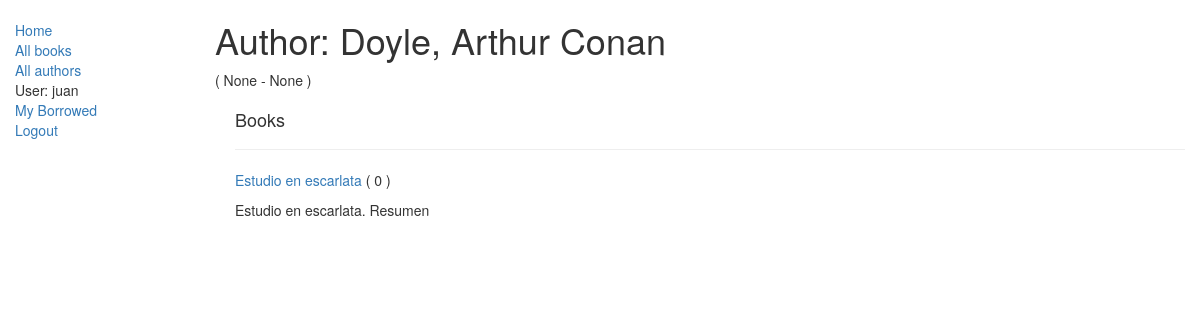
Screenshot of /catalog/author/13 (signed in) with the database file from the repository.
### catalog/models.py (models this page shows, shortened)
class Author(models.Model):
    first_name = models.CharField(max_length=100)
    last_name = models.CharField(max_length=100)
    date_of_birth = models.DateField(null=True, blank=True)
    date_of_death = models.DateField('died', null=True, blank=True)
    def __str__(self):
        return '{0}, {1}'.format(self.last_name, self.first_name)
    class Meta:
        ordering = ['-id']
        permissions = (
            ("can_add_mod_del_authors", "Add, modify or delete authors"),
        )

class Book(models.Model):
    title = models.CharField(max_length=200)
    author = models.ForeignKey('Author', on_delete=models.SET_NULL, null=True)
    summary = models.TextField(max_length=1000, help_text="Enter a brief description of the book")
    isbn = models.CharField('ISBN',max_length=13, help_text='13 Character <a href="https://www.isbn-international.org/content/what-isbn">ISBN number</a>')
    genre = models.ManyToManyField(Genre, help_text="Select a genre for this book")
    lenguaje = models.ForeignKey('Lenguaje', on_delete=models.SET_NULL, null=True)
    def get_absolute_url(self):
        return reverse('book-detail', args=[str(self.id)])
    def display_genre(self):
        """
        Creates a string for the Genre. This is required to display genre in Admin.
        """
        return ', '.join([ genre.name for genre in self.genre.all()[:3] ])
    display_genre.short_description = 'Genre'
    class Meta:
        permissions = (
            ("can_add_mod_del_books", "Add, modify or delete books"),
        )

### catalog/views.py (the view)
# urls.py: url(r'^author/(?P<pk>\d+)$', views.AuthorDetailView.as_view(), name='author-detail'),
class AuthorDetailView(LoginRequiredMixin, generic.DetailView):
    model = Author

### catalog/templates/catalog/author_detail.html
{% extends "base_generic.html" %}
{% block content %}
  <h1>Author: {{ author }}</h1>
  <p>( {{ author.date_of_birth }} - {{author.date_of_death}} )</p>
  <div style="margin-left:20px;margin-top:20px">
    <h4>Books</h4>
    {% for book in author.book_set.all %}
    <hr>
    <p> <a href="{{ book.get_absolute_url }}"> {{ book.title }}</a> ( {{book.bookinstance_set.all.count }} ) </p>
    <p> {{book.summary}} </p>
    {% endfor %}
  </div>
{% endblock %}

### catalog/templates/base_generic.html (shortened to what this page needs)
<!DOCTYPE html>
<html lang="en">
<head>
    <link rel="stylesheet" href="https://maxcdn.bootstrapcdn.com/bootstrap/3.3.7/css/bootstrap.min.css">
    {% load static %}
    <link rel="stylesheet" href="{% static 'css/styles.css' %}">
</head>
<body>
    <div class="container-fluid">
        <div class="row">
            <div class="col-sm-2">
                {% block sidebar %}
                <ul class="sidebar-nav">
                    <li><a href="{% url 'index' %}">Home</a></li>
                    <li><a href="{% url 'books' %}">All books</a></li>
                    <li><a href="{% url 'authors' %}">All authors</a></li>
                    {% if user.is_authenticated %}
                    <li>User: {{ user.get_username }}</li>
                    <li><a href="{% url 'my-borrowed' %}">My Borrowed</a></li>
                    <li><a href="{% url 'logout'%}?next={{request.path}}">Logout</a></li>
                    {% else %}
                    <li><a href="{% url 'login'%}?next={{request.path}}">Login</a></li>
                    {% endif %}
                </ul>
                {% endblock %}
            </div>
            <div class="col-sm-10 ">
                {% block content %}{% endblock %}
            </div>
        </div>
    </div>
</body>
</html>

### catalog/static/css/styles.css (style rules this page uses)
.sidebar-nav { margin-top: 20px; padding: 0; list-style: none; }

### rows the page displays
Author: last_name+first_name "Doyle, Arthur Conan", date_of_birth "None", date_of_death "None"
Book: title "Estudio en escarlata", bookinstance_set.all.count "0", summary "Estudio en escarlata. Resumen"

### other values shown
{{ user.get_username }} "juan"
